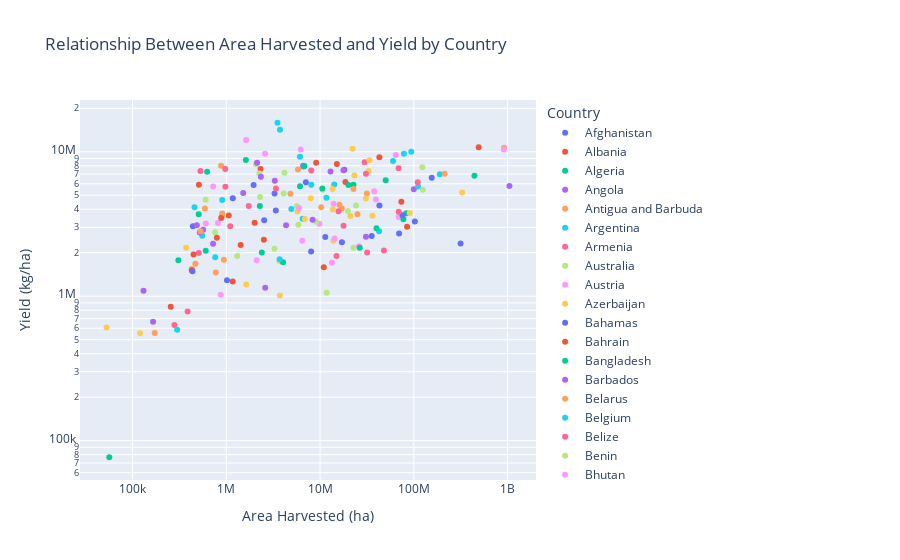

Notebook code cell kept with this figure:
### Code cell
fig = px.scatter(
    country_total,
    x="Area harvested (ha)",
    y="Yield (kg/ha)",
    hover_name="Country",
    log_x=True,
    log_y=True,
    title="Relationship Between Area Harvested and Yield by Country",
    color=country_total["Country"]
)

fig.update_layout(
    xaxis_title="Area Harvested (ha)",
    yaxis_title="Yield (kg/ha)"
)

fig.show()
